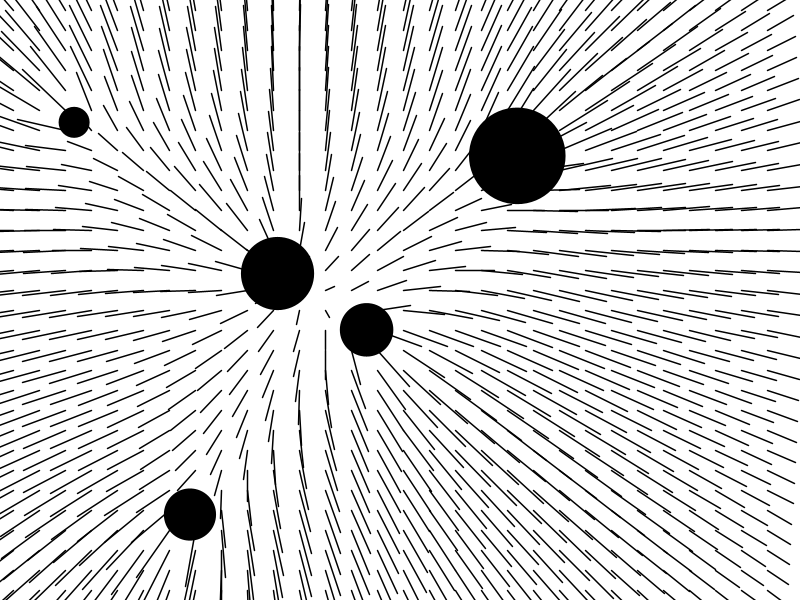
Frame 1 (no input)
Frame 60 (the mouse pressed at the canvas centre just before this capture): identical to frame 1, image omitted
Frame 120 (the mouse held since frame 60 and released just before this capture): identical to frame 1, image omitted

The Processing sketch that drew this single still picture (run headless with seeded random() and noise(); from frame 60 on, the mouse is pressed at the canvas centre):

// Processing sketch: electron_move
// ── electron_move.pde
int gridDim = 30;
    int numCharges = 5;
    float maxStrengthPerCharge = 100/numCharges;
    ArrayList <Vector> field = new ArrayList <Vector> ();
    ArrayList <Electron> charges = new ArrayList <Electron> ();
    PVector mouse = new PVector();
     
    void setup() {
      size(800, 600);
      smooth();
      strokeWeight(1.5);
      int w = width/gridDim;
      int h = height/gridDim;
      for (int y=0; y<gridDim; y++) {
        for (int x=0; x<gridDim; x++) {
          field.add(new Vector((x+0.5)*w, (y+0.5)*h));
        }
      }
      resetElectrons();
    }
     
    void draw() {
      background(255);
      mouse.set(mouseX, mouseY, 0);
      for (Electron e : charges) {
        e.update();
        e.display();
      }
      for (Vector v : field) {
        v.update();
        v.display();
      }
    }
     
    void keyPressed() {
      resetElectrons();
    }
     
    void mousePressed() {
      for (Electron e : charges) {
        if(mouse.dist(e.pos) < e.charge*0.5) {
          e.selected = true;
        }
      }
    }
     
    void mouseReleased() {
      for (Electron e : charges) {
        e.selected = false;
      }
    }
     
    void resetElectrons() {
      charges.clear();
      for (int i=0; i<numCharges; i++) {
        charges.add( new Electron(random(width), random(height), random(30, 100)) );
      }
    }
     
       class Electron {
      PVector pos;
      float charge;
      boolean selected;
     
      Electron(float x, float y, float charge) {
        pos = new PVector(x, y);
        this.charge = charge;
      }
     
      void update() {
        if (selected) { pos.set(mouseX, mouseY, 0); }
      }
     
      void display() {
        pushMatrix();
        translate(pos.x, pos.y);
        noStroke();
        fill(0);
        ellipse(0, 0, charge, charge);
        popMatrix();
      }
    }
      class Vector {
      PVector pos, dir;
     
      Vector(float x, float y) {
        pos = new PVector(x, y);
        dir = new PVector();
      }
     
      void update() {
        dir.set(0,0,0);
        for (Electron e : charges) {
          PVector currentDir = e.pos.get();
          float magnitude = map(currentDir.dist(pos), 0, width, maxStrengthPerCharge, 0);
          currentDir.sub(pos);
          currentDir.normalize();
          currentDir.mult(-magnitude);
          dir.add(currentDir);
        }
      }
     
      void display() {
        pushMatrix();
        translate(pos.x, pos.y);
        stroke(0);
        fill(0);
        line(0, 0, dir.x, dir.y);
        //translate(dir.x, dir.y);
        //rotate(atan2(dir.y, dir.x));
        //triangle(3,0,0,-3,0,3);
        popMatrix();
      }
    }
